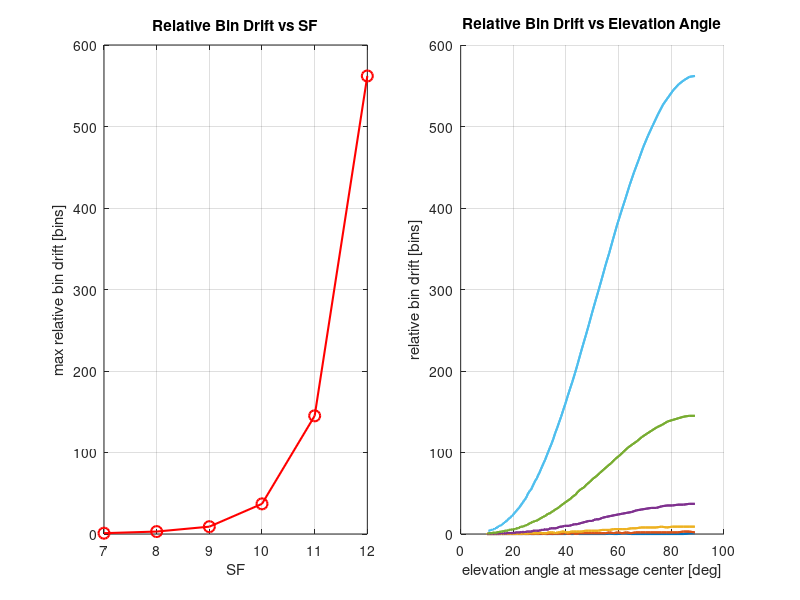

MATLAB code for this plot: (Note: this script raises an error after producing the figure.)
clear; 
close all; 
clc;

SF_list = [7, 8, 9, 10, 11, 12];
n_bit   = 8;
h       = 540e3;
v_sat   = 7600;
f_c     = 920e6;
c_light = 3e8;
El_min  = 10;
BW      = 100e3;

t_max = h / (v_sat * tand(El_min));
fd    = @(t) -(f_c/c_light) .* v_sat^2 .* t ./ sqrt(h^2 + (v_sat.*t).^2);
El_of_t = @(t) atand(h ./ abs(v_sat .* t));

rel_drift_vs_SF = zeros(1, length(SF_list));
rel_drift_vs_El = cell(1, length(SF_list));
El_starts_cell  = cell(1, length(SF_list));

for si = 1:length(SF_list)
    sf  = SF_list(si);
    M   = 2^sf;
    df  = BW / M;
    T_slot = M / BW;
    C   = 3 * 2^n_bit + 303;
    T_cw = (C - 1) * T_slot;

    pulse_slots = round(linspace(0, C-1, 9));
    t_starts    = linspace(-t_max, t_max - T_cw, 300);

    req_jt = zeros(1, length(t_starts));
    for k = 1:length(t_starts)
        t_p       = t_starts(k) + pulse_slots * T_slot;
        bins      = round(fd(t_p) / df);
        req_jt(k) = max(bins) - min(bins);
    end

    rel_drift_vs_SF(si) = max(req_jt);
    rel_drift_vs_El{si} = req_jt;
    El_starts_cell{si}  = El_of_t(t_starts + T_cw/2);
end

figure('Position', [100 100 1000 400]);

subplot(1,2,1);
plot(SF_list, rel_drift_vs_SF, 'ro-', 'LineWidth', 1.5, 'MarkerSize', 8);
grid on;
xlabel('SF');
ylabel('max relative bin drift [bins]');
title('Relative Bin Drift vs SF');

subplot(1,2,2);
hold on;
colors = lines(length(SF_list));
for si = 1:length(SF_list)
    plot(El_starts_cell{si}, rel_drift_vs_El{si}, 'LineWidth', 1.5, 'Color', colors(si,:));
end
grid on;
xlabel('elevation angle at message center [deg]');
ylabel('relative bin drift [bins]');
title('Relative Bin Drift vs Elevation Angle');
legend("SF="+string(SF_list), 'Location', 'best');
